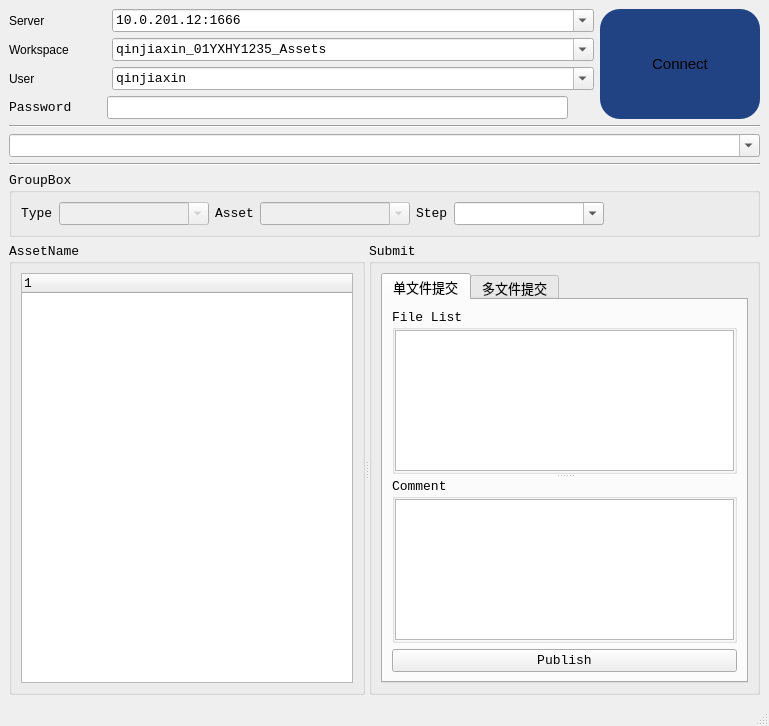
<?xml version="1.0" encoding="UTF-8"?>
<ui version="4.0">
 <class>MainWindow</class>
 <widget class="QMainWindow" name="MainWindow">
  <property name="geometry">
   <rect>
    <x>0</x>
    <y>0</y>
    <width>769</width>
    <height>726</height>
   </rect>
  </property>
  <property name="windowTitle">
   <string>MainWindow</string>
  </property>
  <widget class="QWidget" name="centralwidget">
   <property name="styleSheet">
    <string notr="true"/>
   </property>
   <layout class="QVBoxLayout" name="verticalLayout_7" stretch="0,0,0,0,0,5">
    <item>
     <layout class="QHBoxLayout" name="horizontalLayout_7">
      <item>
       <layout class="QVBoxLayout" name="verticalLayout_3">
        <item>
         <layout class="QHBoxLayout" name="horizontalLayout" stretch="1,5">
          <item>
           <widget class="QLabel" name="label">
            <property name="font">
             <font>
              <family>Microsoft JhengHei UI</family>
             </font>
            </property>
            <property name="text">
             <string>Server</string>
            </property>
           </widget>
          </item>
          <item>
           <widget class="QComboBox" name="serverLn">
            <property name="font">
             <font>
              <family>Consolas</family>
              <pointsize>10</pointsize>
             </font>
            </property>
            <property name="editable">
             <bool>true</bool>
            </property>
            <item>
             <property name="text">
              <string>10.0.201.12:1666</string>
             </property>
            </item>
           </widget>
          </item>
         </layout>
        </item>
        <item>
         <layout class="QHBoxLayout" name="horizontalLayout_2" stretch="1,5">
          <item>
           <widget class="QLabel" name="label_2">
            <property name="font">
             <font>
              <family>Microsoft JhengHei UI</family>
             </font>
            </property>
            <property name="text">
             <string>Workspace</string>
            </property>
           </widget>
          </item>
          <item>
           <widget class="QComboBox" name="workLn">
            <property name="font">
             <font>
              <family>Consolas</family>
              <pointsize>10</pointsize>
             </font>
            </property>
            <property name="editable">
             <bool>true</bool>
            </property>
            <item>
             <property name="text">
              <string>qinjiaxin_01YXHY1235_Assets</string>
             </property>
            </item>
           </widget>
          </item>
         </layout>
        </item>
        <item>
         <layout class="QHBoxLayout" name="horizontalLayout_3" stretch="1,5">
          <item>
           <widget class="QLabel" name="label_3">
            <property name="font">
             <font>
              <family>Microsoft JhengHei UI</family>
             </font>
            </property>
            <property name="text">
             <string>User</string>
            </property>
           </widget>
          </item>
          <item>
           <widget class="QComboBox" name="userLn">
            <property name="font">
             <font>
              <family>Consolas</family>
              <pointsize>10</pointsize>
             </font>
            </property>
            <property name="editable">
             <bool>true</bool>
            </property>
            <item>
             <property name="text">
              <string>qinjiaxin</string>
             </property>
            </item>
           </widget>
          </item>
         </layout>
        </item>
        <item>
         <layout class="QHBoxLayout" name="horizontalLayout_4" stretch="1,5,0">
          <item>
           <widget class="QLabel" name="label_7">
            <property name="font">
             <font>
              <family>Consolas</family>
              <pointsize>10</pointsize>
             </font>
            </property>
            <property name="text">
             <string>Password</string>
            </property>
           </widget>
          </item>
          <item>
           <widget class="QLineEdit" name="lineEdit">
            <property name="font">
             <font>
              <family>Consolas</family>
              <pointsize>10</pointsize>
             </font>
            </property>
           </widget>
          </item>
          <item>
           <widget class="QLabel" name="label_8">
            <property name="minimumSize">
             <size>
              <width>20</width>
              <height>0</height>
             </size>
            </property>
            <property name="styleSheet">
             <string notr="true">color: rgb(69, 85, 49);
image: url(:/icons/icons/no_display_password.png);
font: 10pt &quot;Consolas&quot;;
</string>
            </property>
            <property name="text">
             <string/>
            </property>
           </widget>
          </item>
         </layout>
        </item>
       </layout>
      </item>
      <item>
       <widget class="QPushButton" name="connectBtn">
        <property name="enabled">
         <bool>true</bool>
        </property>
        <property name="sizePolicy">
         <sizepolicy hsizetype="Minimum" vsizetype="Fixed">
          <horstretch>0</horstretch>
          <verstretch>0</verstretch>
         </sizepolicy>
        </property>
        <property name="minimumSize">
         <size>
          <width>160</width>
          <height>110</height>
         </size>
        </property>
        <property name="cursor">
         <cursorShape>PointingHandCursor</cursorShape>
        </property>
        <property name="styleSheet">
         <string notr="true">/* /////////////////////////////////////////////////////////////////////////////////////////////////
Custom */
#connectBtn{ font-family: &quot;Microsoft YaHei&quot;;
    font-size: 15px;
	font-color:#2b2b2b;
border-radius: 20px;
background-color: #214283;
background-repeat: no-repeat;
background-position: left center;
}
#connectBtn:hover { background-color: #282c34; border-style: solid; border-radius: 20px; }
#connectBtn:pressed { background-color: #214283; border-style: solid; border-radius: 20px; }</string>
        </property>
        <property name="text">
         <string>Connect</string>
        </property>
       </widget>
      </item>
     </layout>
    </item>
    <item>
     <widget class="Line" name="line">
      <property name="orientation">
       <enum>Qt::Horizontal</enum>
      </property>
     </widget>
    </item>
    <item>
     <widget class="QComboBox" name="currentPathCombox">
      <property name="minimumSize">
       <size>
        <width>500</width>
        <height>0</height>
       </size>
      </property>
      <property name="font">
       <font>
        <family>Consolas</family>
        <pointsize>10</pointsize>
       </font>
      </property>
      <property name="editable">
       <bool>true</bool>
      </property>
     </widget>
    </item>
    <item>
     <widget class="Line" name="line_2">
      <property name="orientation">
       <enum>Qt::Horizontal</enum>
      </property>
     </widget>
    </item>
    <item>
     <widget class="QGroupBox" name="groupBox_3">
      <property name="font">
       <font>
        <family>Consolas</family>
        <pointsize>10</pointsize>
       </font>
      </property>
      <property name="title">
       <string>GroupBox</string>
      </property>
      <layout class="QHBoxLayout" name="horizontalLayout_5">
       <item>
        <widget class="QLabel" name="label_4">
         <property name="font">
          <font>
           <family>Consolas</family>
           <pointsize>10</pointsize>
          </font>
         </property>
         <property name="text">
          <string>Type</string>
         </property>
        </widget>
       </item>
       <item>
        <widget class="QComboBox" name="typeComboBox">
         <property name="enabled">
          <bool>false</bool>
         </property>
         <property name="minimumSize">
          <size>
           <width>150</width>
           <height>0</height>
          </size>
         </property>
         <property name="font">
          <font>
           <family>Consolas</family>
           <pointsize>10</pointsize>
          </font>
         </property>
         <property name="editable">
          <bool>true</bool>
         </property>
        </widget>
       </item>
       <item>
        <widget class="QLabel" name="label_5">
         <property name="font">
          <font>
           <family>Consolas</family>
           <pointsize>10</pointsize>
          </font>
         </property>
         <property name="text">
          <string>Asset</string>
         </property>
        </widget>
       </item>
       <item>
        <widget class="QComboBox" name="assetNameComboBox">
         <property name="enabled">
          <bool>false</bool>
         </property>
         <property name="minimumSize">
          <size>
           <width>150</width>
           <height>0</height>
          </size>
         </property>
         <property name="font">
          <font>
           <family>Consolas</family>
           <pointsize>10</pointsize>
          </font>
         </property>
         <property name="editable">
          <bool>true</bool>
         </property>
        </widget>
       </item>
       <item>
        <layout class="QHBoxLayout" name="horizontalLayout_6">
         <item>
          <widget class="QLabel" name="label_6">
           <property name="styleSheet">
            <string notr="true"/>
           </property>
           <property name="text">
            <string>Step</string>
           </property>
          </widget>
         </item>
         <item>
          <widget class="QComboBox" name="submitStepCom">
           <property name="minimumSize">
            <size>
             <width>150</width>
             <height>0</height>
            </size>
           </property>
           <property name="editable">
            <bool>true</bool>
           </property>
          </widget>
         </item>
        </layout>
       </item>
       <item>
        <spacer name="horizontalSpacer">
         <property name="orientation">
          <enum>Qt::Horizontal</enum>
         </property>
         <property name="sizeHint" stdset="0">
          <size>
           <width>368</width>
           <height>20</height>
          </size>
         </property>
        </spacer>
       </item>
      </layout>
     </widget>
    </item>
    <item>
     <widget class="QSplitter" name="splitter">
      <property name="sizePolicy">
       <sizepolicy hsizetype="Expanding" vsizetype="Preferred">
        <horstretch>3</horstretch>
        <verstretch>0</verstretch>
       </sizepolicy>
      </property>
      <property name="minimumSize">
       <size>
        <width>100</width>
        <height>0</height>
       </size>
      </property>
      <property name="orientation">
       <enum>Qt::Horizontal</enum>
      </property>
      <property name="childrenCollapsible">
       <bool>false</bool>
      </property>
      <widget class="QGroupBox" name="groupBox">
       <property name="font">
        <font>
         <family>Consolas</family>
         <pointsize>10</pointsize>
        </font>
       </property>
       <property name="title">
        <string>AssetName</string>
       </property>
       <layout class="QVBoxLayout" name="verticalLayout">
        <item>
         <widget class="QTreeWidget" name="workTree">
          <property name="styleSheet">
           <string notr="true">QTreeWidget::branch:closed:has-children{
    image:url(icons/close_folder.png);
}

QTreeWidget::branch::open::has-children{
    image:url(icons/open_folder.png);
}
</string>
          </property>
          <column>
           <property name="text">
            <string notr="true">1</string>
           </property>
          </column>
         </widget>
        </item>
       </layout>
      </widget>
      <widget class="QGroupBox" name="groupBox_2">
       <property name="font">
        <font>
         <family>Consolas</family>
         <pointsize>10</pointsize>
        </font>
       </property>
       <property name="title">
        <string>Submit</string>
       </property>
       <layout class="QVBoxLayout" name="verticalLayout_6">
        <item>
         <widget class="QTabWidget" name="tabWidget">
          <property name="cursor">
           <cursorShape>PointingHandCursor</cursorShape>
          </property>
          <property name="currentIndex">
           <number>0</number>
          </property>
          <widget class="QWidget" name="tab">
           <attribute name="title">
            <string>单文件提交</string>
           </attribute>
           <layout class="QVBoxLayout" name="verticalLayout_5">
            <item>
             <widget class="QSplitter" name="splitter_2">
              <property name="orientation">
               <enum>Qt::Vertical</enum>
              </property>
              <widget class="QGroupBox" name="groupBox_4">
               <property name="title">
                <string>File List</string>
               </property>
               <layout class="QVBoxLayout" name="verticalLayout_2">
                <property name="leftMargin">
                 <number>0</number>
                </property>
                <property name="topMargin">
                 <number>0</number>
                </property>
                <property name="rightMargin">
                 <number>0</number>
                </property>
                <property name="bottomMargin">
                 <number>0</number>
                </property>
                <item>
                 <widget class="QListWidget" name="listWidget"/>
                </item>
               </layout>
              </widget>
              <widget class="QGroupBox" name="groupBox_5">
               <property name="title">
                <string>Comment</string>
               </property>
               <layout class="QVBoxLayout" name="verticalLayout_4">
                <property name="leftMargin">
                 <number>0</number>
                </property>
                <property name="topMargin">
                 <number>0</number>
                </property>
                <property name="rightMargin">
                 <number>0</number>
                </property>
                <property name="bottomMargin">
                 <number>0</number>
                </property>
                <item>
                 <widget class="QTextEdit" name="textEdit"/>
                </item>
               </layout>
              </widget>
             </widget>
            </item>
            <item>
             <widget class="QPushButton" name="publishBtn">
              <property name="cursor">
               <cursorShape>PointingHandCursor</cursorShape>
              </property>
              <property name="text">
               <string>Publish</string>
              </property>
             </widget>
            </item>
           </layout>
          </widget>
          <widget class="QWidget" name="tab_2">
           <attribute name="title">
            <string>多文件提交</string>
           </attribute>
          </widget>
         </widget>
        </item>
       </layout>
      </widget>
     </widget>
    </item>
   </layout>
  </widget>
  <widget class="QMenuBar" name="menubar">
   <property name="geometry">
    <rect>
     <x>0</x>
     <y>0</y>
     <width>769</width>
     <height>23</height>
    </rect>
   </property>
  </widget>
  <widget class="QStatusBar" name="statusbar"/>
 </widget>
 <resources>
  <include location="resources.qrc"/>
 </resources>
 <connections/>
</ui>
